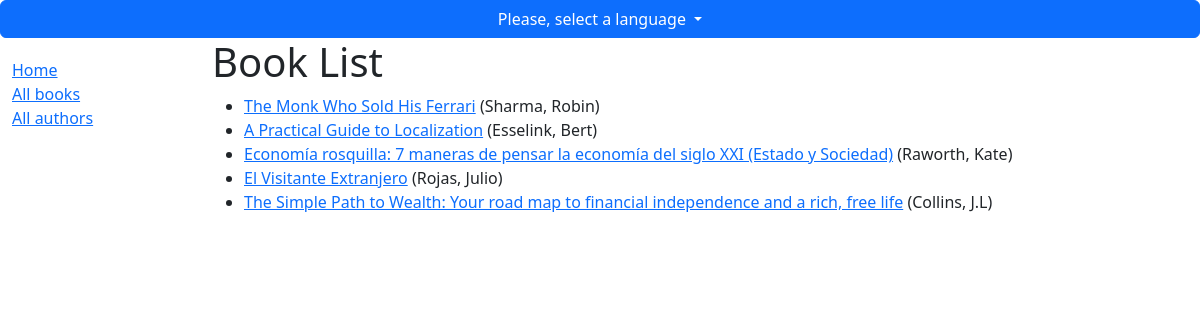
Screenshot of /en/catalog/books/ with the database file from the repository.
### catalog/models.py (models this page shows, shortened)
class Book(models.Model):
    title = models.CharField(max_length=200)
    author = models.ForeignKey(_('Author'), on_delete=models.SET_NULL, null=True)
    summary = models.TextField(max_length=1000, help_text=_('Enter a brief description of the book'))
    isbn = models.CharField('ISBN', max_length=13, unique=True,
                             help_text=_('13 Character <a href="https://www.isbn-international.org/content/what-isbn">ISBN number</a>'))
    genre = models.ManyToManyField(Genre, help_text=_('Select a genre for this book'))
    language = models.ForeignKey(_('Language'), on_delete=models.SET_NULL, null=True)
    def get_absolute_url(self):
        return reverse('book-detail', args=[str(self.id)])
    def display_genre(self):
        """Create a string for the Genre. This is required to display genre in Admin."""
        return ', '.join(genre.name for genre in self.genre.all()[:3])
    display_genre.short_description = 'Genre'

class Author(models.Model):
    first_name = models.CharField(max_length=100)
    last_name = models.CharField(max_length=100)
    date_of_birth = models.DateField(null=True, blank=True)
    date_of_death = models.DateField('Died', null=True, blank=True)
    class Meta:
        ordering = ['last_name', 'first_name']
    def __str__(self):
        return f'{self.last_name}, {self.first_name}'

### catalog/views.py (the view)
# urls.py: path('books/', views.BookListView.as_view(), name='books'),
class BookListView(generic.ListView):
    model = Book

### catalog/templates/catalog/book_list.html (shortened to what this page needs)
{% extends "base_generic.html" %}
{% load i18n %}
{% block content %}
    {% translate "Book List" as book_list_title %}
    {% translate "There are no books in the library." as no_books %}
<h1>{{book_list_title}}</h1>
  {% if book_list %}
    <ul>
      {% for book in book_list %}
      <li>
        <a href="{{ book.get_absolute_url }}">{{ book.title }}</a>
        ({{book.author}})
      </li>
      {% endfor %}
    </ul>
  {% else %}
    <p>{{no_books}}</p>
  {% endif %}
{% endblock %}

### catalog/templates/base_generic.html (shortened to what this page needs)
<!DOCTYPE html>
{% load i18n %}
<html lang="en">
<head>
    <link href="https://cdn.jsdelivr.net/npm/bootstrap@5.2.3/dist/css/bootstrap.min.css" rel="stylesheet">
    {% load static %}
    <link rel="stylesheet" href="{% static '/bootstrap-5.3.1-dist/css/bootstrap.min.css' %}">
    <link rel="stylesheet" href="{% static '/css/styles.css' %}">
    {% translate "Local Library" as the_title %}
    {% translate "Please, select a language" as select_language %}
    {% translate "Departments" as departments %}
    {% translate "Number" as number %}
    {% translate "Name" as name %}
    {% translate "Location" as location %}
    {% translate "Department Number" as deptno %}
    {% translate "Insert" as insert_button %}
    {% translate "Modify" as modify_button %}
    {% translate "Delete" as delete_button %}
    {% translate "View departments" as view_button %}
    {% translate "The departement has been saved correctly" as created_succesfully %}
    {% translate "The departement has been updated correctly" as updated_succesfully %}
    {% translate "The departement has been deleted correctly" as deleted_succesfully %}
    {% translate "Home" as home_menu %}
    {% translate "All books" as books_menu %}
    {% translate "All authors" as authors_menu %}
</head>
<body>
{% get_current_language as CURRENT_LANGUAGE %}
{% get_available_languages as AVAILABLE_LANGUAGES %}
{% get_language_info_list for AVAILABLE_LANGUAGES as languages %}
<div class="btn-group" style="display: flex;">
  <button type="button" style="flex:50%" class="btn btn-primary dropdown-toggle" data-bs-toggle="dropdown" aria-expanded="false">
      {{select_language}}
  </button>
</div>
<div class="container-fluid">
    <div class="row">
            <div class="col-sm-2">
              {% block sidebar %}
                <ul class="sidebar-nav">
                  <li><a href="{% url 'index' %}">{{home_menu}}</a></li>
                  <li><a href="{% url 'books' %}">{{books_menu}}</a></li>
                  <li><a href="{% url 'authors' %}">{{authors_menu}}</a></li>
                </ul>
              {% endblock %}
            </div>
            <div class="col-sm-10 ">
                {% block content %}
                {% endblock %}
            </div>
    </div>
</div>
</body>
</html>

### catalog/static/css/styles.css (style rules this page uses)
.sidebar-nav { margin-top: 20px; padding: 0; text-decoration: none; }

### rows the page displays
Book: title "The Monk Who Sold His Ferrari", author "Sharma, Robin"
Book: title "A Practical Guide to Localization", author "Esselink, Bert"
Book: title "Economía rosquilla: 7 maneras de pensar la economía del siglo XXI (Estado y Sociedad)", author "Raworth, Kate"
Book: title "El Visitante Extranjero", author "Rojas, Julio"
Book: title "The Simple Path to Wealth: Your road map to financial independence and a rich, free life", author "Collins, J.L"

### other values shown
{{ select_language }} "Please, select a language"
{{ home_menu }} "Home"
{{ books_menu }} "All books"
{{ authors_menu }} "All authors"
{{ book_list_title }} "Book List"
